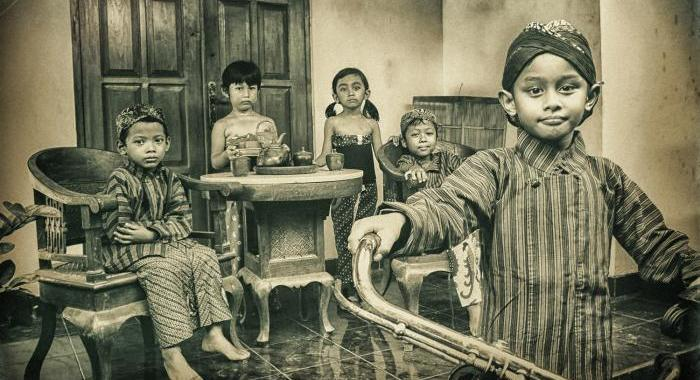
#> input picture denoising-project/images/original/gambar 1.jpg, 700 x 380 px, found by its file name
$ python denoising.py
#> lines starting #> are read from the running program, lines starting #| are printed output that depends on the picture
import cv2

# === 1. Load gambar ===
img = cv2.imread("gambar 1.jpg")
#> img is the input picture: shape (380, 700, 3); mean B, G, R 91.5, 116, 117

if img is None:
    print("Gambar tidak ditemukan. Pastikan nama file benar!")
    exit()

# === 2. Konversi ke grayscale (opsional tapi lebih jelas perubahannya) ===
gray = cv2.cvtColor(img, cv2.COLOR_BGR2GRAY)
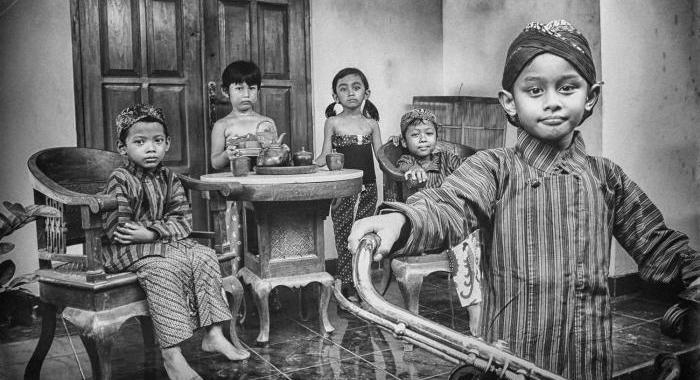
#> gray: shape (380, 700); min 0, max 253, mean 113.5

# === 3. Denoising ===
denoised = cv2.fastNlMeansDenoising(gray, None, h=10, templateWindowSize=7, searchWindowSize=21)

# === 4. Simpan hasil ===
cv2.imwrite("foto_denoised.jpg", denoised)

# === 5. Tampilkan sebelum-sesudah ===
cv2.imshow("Original", gray)
cv2.imshow("Denoised", denoised)
cv2.waitKey(0)
cv2.destroyAllWindows()
